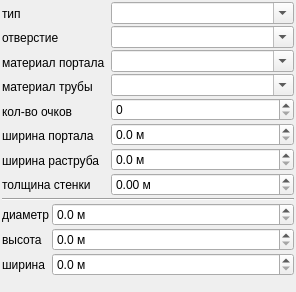
<?xml version="1.0" encoding="UTF-8"?>
<ui version="4.0">
 <class>PortalForm</class>
 <widget class="QWidget" name="PortalForm">
  <property name="geometry">
   <rect>
    <x>0</x>
    <y>0</y>
    <width>296</width>
    <height>292</height>
   </rect>
  </property>
  <property name="windowTitle">
   <string>Form</string>
  </property>
  <property name="styleSheet">
   <string notr="true">
</string>
  </property>
  <layout class="QGridLayout" name="gridLayout">
   <property name="leftMargin">
    <number>2</number>
   </property>
   <property name="topMargin">
    <number>2</number>
   </property>
   <property name="rightMargin">
    <number>2</number>
   </property>
   <property name="bottomMargin">
    <number>2</number>
   </property>
   <property name="spacing">
    <number>2</number>
   </property>
   <item row="0" column="0">
    <layout class="QHBoxLayout" name="horizontalLayout">
     <property name="spacing">
      <number>6</number>
     </property>
     <item>
      <layout class="QVBoxLayout" name="verticalLayout">
       <property name="spacing">
        <number>2</number>
       </property>
       <item>
        <widget class="QLabel" name="label_6">
         <property name="sizePolicy">
          <sizepolicy hsizetype="Maximum" vsizetype="Preferred">
           <horstretch>0</horstretch>
           <verstretch>0</verstretch>
          </sizepolicy>
         </property>
         <property name="text">
          <string>тип</string>
         </property>
        </widget>
       </item>
       <item>
        <widget class="QLabel" name="label_3">
         <property name="sizePolicy">
          <sizepolicy hsizetype="Maximum" vsizetype="Preferred">
           <horstretch>0</horstretch>
           <verstretch>0</verstretch>
          </sizepolicy>
         </property>
         <property name="text">
          <string>отверстие</string>
         </property>
        </widget>
       </item>
       <item>
        <widget class="QLabel" name="label_7">
         <property name="sizePolicy">
          <sizepolicy hsizetype="Maximum" vsizetype="Preferred">
           <horstretch>0</horstretch>
           <verstretch>0</verstretch>
          </sizepolicy>
         </property>
         <property name="text">
          <string>материал портала</string>
         </property>
        </widget>
       </item>
       <item>
        <widget class="QLabel" name="label_8">
         <property name="sizePolicy">
          <sizepolicy hsizetype="Maximum" vsizetype="Preferred">
           <horstretch>0</horstretch>
           <verstretch>0</verstretch>
          </sizepolicy>
         </property>
         <property name="text">
          <string>материал трубы</string>
         </property>
        </widget>
       </item>
       <item>
        <widget class="QLabel" name="label_4">
         <property name="sizePolicy">
          <sizepolicy hsizetype="Maximum" vsizetype="Preferred">
           <horstretch>0</horstretch>
           <verstretch>0</verstretch>
          </sizepolicy>
         </property>
         <property name="text">
          <string>кол-во очков</string>
         </property>
        </widget>
       </item>
       <item>
        <widget class="QLabel" name="label">
         <property name="sizePolicy">
          <sizepolicy hsizetype="Maximum" vsizetype="Preferred">
           <horstretch>0</horstretch>
           <verstretch>0</verstretch>
          </sizepolicy>
         </property>
         <property name="text">
          <string>ширина портала</string>
         </property>
        </widget>
       </item>
       <item>
        <widget class="QLabel" name="label_2">
         <property name="sizePolicy">
          <sizepolicy hsizetype="Maximum" vsizetype="Preferred">
           <horstretch>0</horstretch>
           <verstretch>0</verstretch>
          </sizepolicy>
         </property>
         <property name="text">
          <string>ширина раструба</string>
         </property>
        </widget>
       </item>
       <item>
        <widget class="QLabel" name="label_5">
         <property name="sizePolicy">
          <sizepolicy hsizetype="Maximum" vsizetype="Preferred">
           <horstretch>0</horstretch>
           <verstretch>0</verstretch>
          </sizepolicy>
         </property>
         <property name="text">
          <string>толщина стенки</string>
         </property>
        </widget>
       </item>
      </layout>
     </item>
     <item>
      <layout class="QVBoxLayout" name="verticalLayout_2">
       <property name="spacing">
        <number>2</number>
       </property>
       <item>
        <widget class="QComboBox" name="cmbType">
         <property name="editable">
          <bool>true</bool>
         </property>
         <property name="currentIndex">
          <number>-1</number>
         </property>
        </widget>
       </item>
       <item>
        <widget class="QComboBox" name="cmbTypeCut">
         <property name="editable">
          <bool>true</bool>
         </property>
        </widget>
       </item>
       <item>
        <widget class="QComboBox" name="cmbMaterialPortal">
         <property name="editable">
          <bool>true</bool>
         </property>
        </widget>
       </item>
       <item>
        <widget class="QComboBox" name="cmbMaterialBody">
         <property name="editable">
          <bool>true</bool>
         </property>
        </widget>
       </item>
       <item>
        <widget class="QSpinBox" name="spnEyesCount"/>
       </item>
       <item>
        <widget class="QDoubleSpinBox" name="spnWidthPortal">
         <property name="suffix">
          <string> м</string>
         </property>
         <property name="decimals">
          <number>1</number>
         </property>
         <property name="singleStep">
          <double>0.100000000000000</double>
         </property>
        </widget>
       </item>
       <item>
        <widget class="QDoubleSpinBox" name="spnWidthTrumpet">
         <property name="suffix">
          <string> м</string>
         </property>
         <property name="decimals">
          <number>1</number>
         </property>
         <property name="singleStep">
          <double>0.100000000000000</double>
         </property>
        </widget>
       </item>
       <item>
        <widget class="QDoubleSpinBox" name="spnThickness">
         <property name="suffix">
          <string> м</string>
         </property>
         <property name="decimals">
          <number>2</number>
         </property>
         <property name="singleStep">
          <double>0.050000000000000</double>
         </property>
        </widget>
       </item>
      </layout>
     </item>
    </layout>
   </item>
   <item row="1" column="0">
    <widget class="Line" name="line">
     <property name="orientation">
      <enum>Qt::Horizontal</enum>
     </property>
    </widget>
   </item>
   <item row="2" column="0">
    <layout class="QHBoxLayout" name="horizontalLayout_2">
     <item>
      <layout class="QVBoxLayout" name="verticalLayout_3">
       <property name="spacing">
        <number>2</number>
       </property>
       <item>
        <widget class="QLabel" name="label_9">
         <property name="sizePolicy">
          <sizepolicy hsizetype="Maximum" vsizetype="Preferred">
           <horstretch>0</horstretch>
           <verstretch>0</verstretch>
          </sizepolicy>
         </property>
         <property name="text">
          <string>диаметр</string>
         </property>
        </widget>
       </item>
       <item>
        <widget class="QLabel" name="label_10">
         <property name="sizePolicy">
          <sizepolicy hsizetype="Maximum" vsizetype="Preferred">
           <horstretch>0</horstretch>
           <verstretch>0</verstretch>
          </sizepolicy>
         </property>
         <property name="text">
          <string>высота</string>
         </property>
        </widget>
       </item>
       <item>
        <widget class="QLabel" name="label_11">
         <property name="sizePolicy">
          <sizepolicy hsizetype="Maximum" vsizetype="Preferred">
           <horstretch>0</horstretch>
           <verstretch>0</verstretch>
          </sizepolicy>
         </property>
         <property name="text">
          <string>ширина</string>
         </property>
        </widget>
       </item>
      </layout>
     </item>
     <item>
      <layout class="QVBoxLayout" name="verticalLayout_4">
       <property name="spacing">
        <number>2</number>
       </property>
       <item>
        <widget class="QDoubleSpinBox" name="spnDiameter">
         <property name="suffix">
          <string> м</string>
         </property>
         <property name="decimals">
          <number>1</number>
         </property>
         <property name="singleStep">
          <double>0.100000000000000</double>
         </property>
        </widget>
       </item>
       <item>
        <widget class="QDoubleSpinBox" name="spnHeight">
         <property name="suffix">
          <string> м</string>
         </property>
         <property name="decimals">
          <number>1</number>
         </property>
         <property name="singleStep">
          <double>0.100000000000000</double>
         </property>
        </widget>
       </item>
       <item>
        <widget class="QDoubleSpinBox" name="spnWidth">
         <property name="suffix">
          <string> м</string>
         </property>
         <property name="decimals">
          <number>1</number>
         </property>
         <property name="singleStep">
          <double>0.100000000000000</double>
         </property>
        </widget>
       </item>
      </layout>
     </item>
    </layout>
   </item>
   <item row="3" column="0">
    <spacer name="verticalSpacer">
     <property name="orientation">
      <enum>Qt::Vertical</enum>
     </property>
     <property name="sizeHint" stdset="0">
      <size>
       <width>20</width>
       <height>40</height>
      </size>
     </property>
    </spacer>
   </item>
  </layout>
 </widget>
 <resources/>
 <connections/>
</ui>
